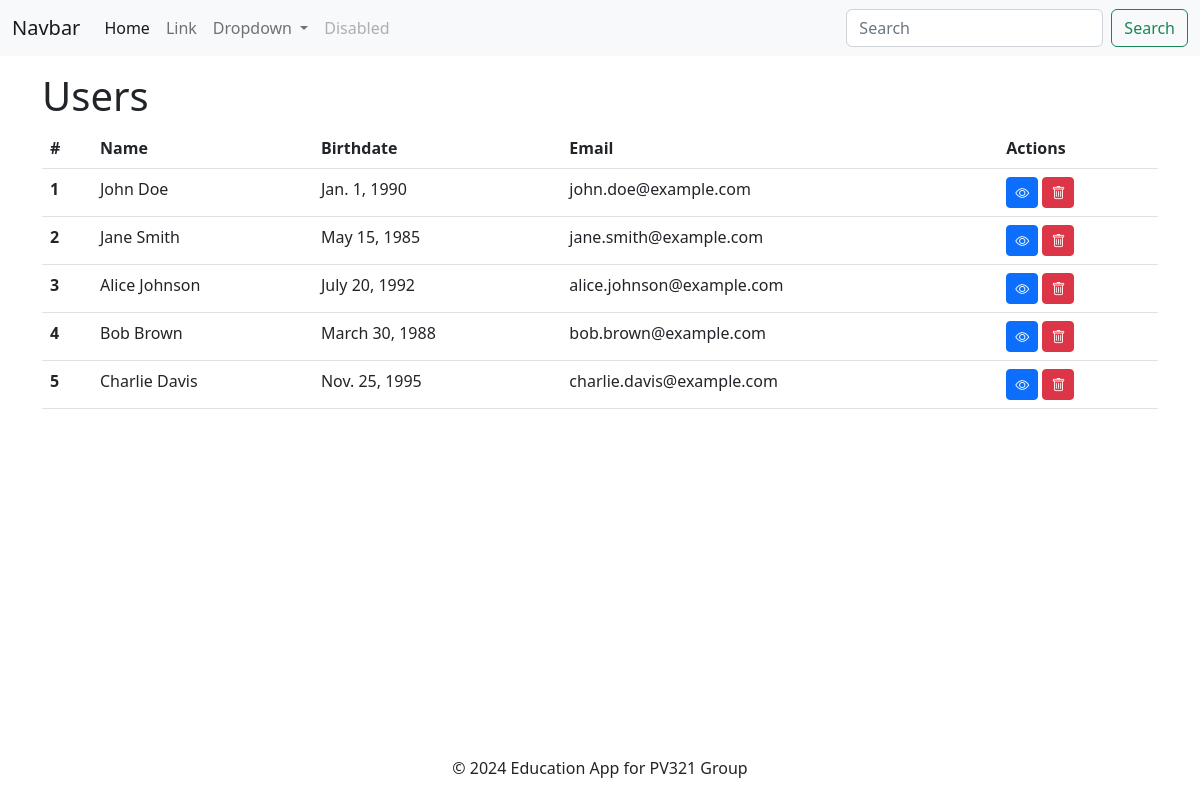
The page /users/home/ on the database as committed earlier.
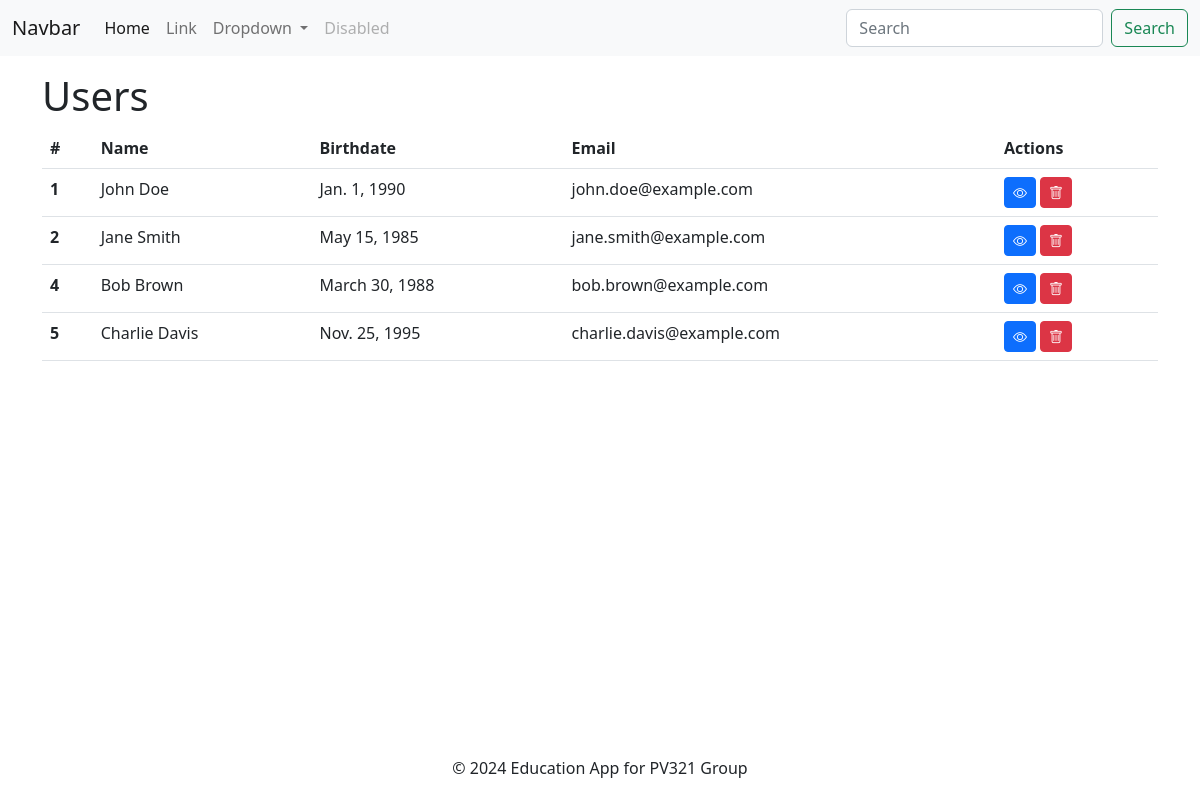
The same page on the database as committed later.
### users/models.py (models this page shows, shortened)
class User(models.Model):
    name = models.CharField(max_length=255)
    email = models.EmailField()
    birthdate = models.DateField()
    username = models.CharField(max_length=255)

### users/views.py (the view)
# urls.py: 2. Add a URL to urlpatterns:  path('', views.home, name='home')
def home(request):
    users = User.objects.all()
    return render(request, "index.html", {"users": users})

### users/templates/index.html
{% extends '_layout.html' %}
{% block header %}Users{% endblock %}
{% block content %}
<table class="table">
    <thead>
        <tr>
            <th scope="col">#</th>
            <th scope="col">Name</th>
            <th scope="col">Birthdate</th>
            <th scope="col">Email</th>
            <th scope="col">Actions</th>
        </tr>
    </thead>
    <tbody>
        {% for user in users %}
        <tr>
            <th scope="row">{{user.id}}</th>
            <td>{{user.name}}</td>
            <td>{{user.birthdate}}</td>
            <td>{{user.email}}</td>
            <td>
                <a href="/users/details/{{user.id}}" class="btn btn-primary btn-sm"><i class="bi bi-eye"></i></a>
                <a href="/users/delete/{{user.id}}" class="btn btn-danger btn-sm"><i class="bi bi-trash"></i></a>
            </td>
        </tr>
        {% endfor %}
    </tbody>
</table>
{% endblock %}

Rows that differ between the two databases and show on the page:
removed User: id "3", name "Alice Johnson", birthdate "July 20, 1992", email "alice.johnson@example.com"
